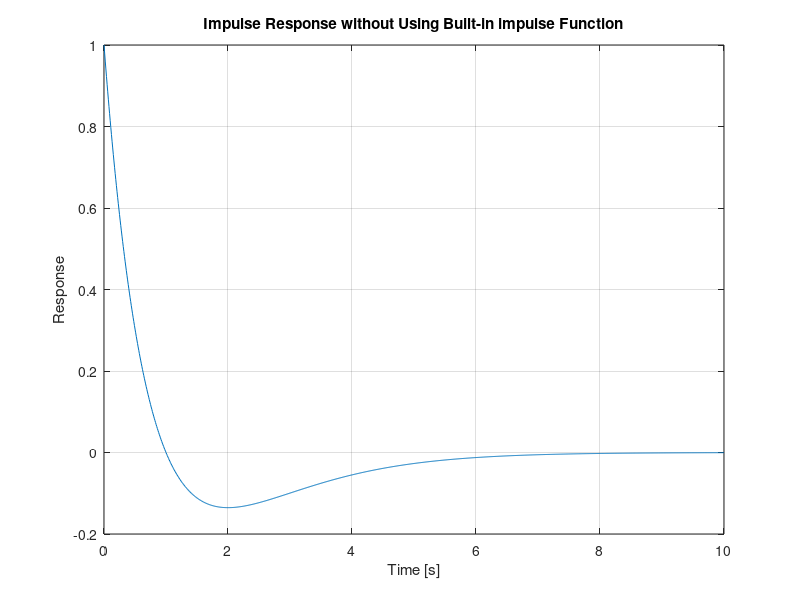

This figure's MATLAB source:
% Define the time vector
t = linspace(0, 10, 1000);

% Define the impulse response manually
h_t = (1 - t) .* exp(-t);

% Plot the manually calculated impulse response
figure;
plot(t, h_t);
title('Impulse Response without Using Built-in impulse Function');
xlabel('Time [s]');
ylabel('Response');
grid on;
